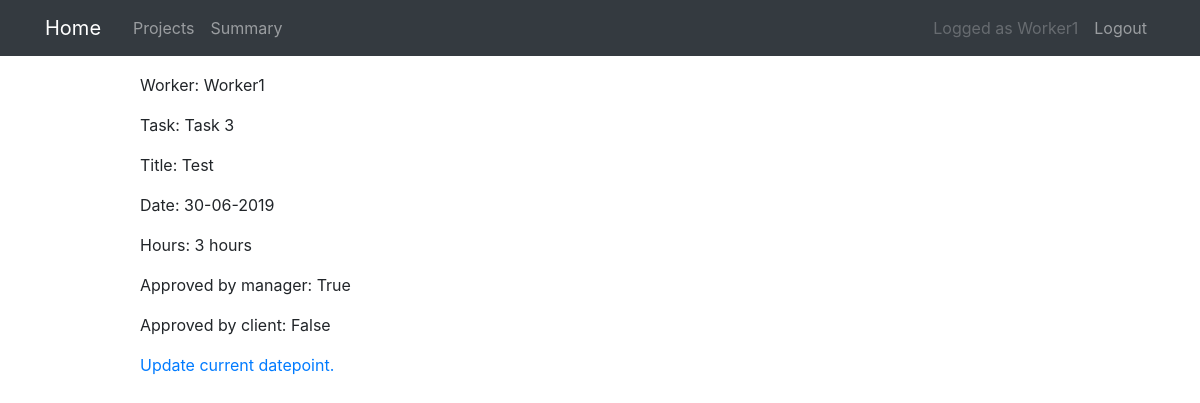
Screenshot of /datepoint/70/ (signed in) with the database file from the repository.
### projects/models.py (models this page shows, shortened)
class DatePoint(models.Model):
    task = models.ForeignKey(Task, on_delete=models.CASCADE)
    worker = models.ForeignKey(User, on_delete=models.CASCADE)
    title = models.CharField(max_length=100)
    description = models.CharField(max_length=100, blank=True)
    url = models.URLField(blank=True)
    worked_time = models.PositiveIntegerField()
    worked_date = models.DateField()
    date_created = models.DateTimeField(auto_now=True)
    approved_manager = models.BooleanField(default=False)
    approved_client = models.BooleanField(default=False)

class Task(models.Model):
    title = models.CharField(max_length=100)
    project = models.ForeignKey(ProjectPhase, on_delete=models.CASCADE)
    description = models.TextField(blank=True)

### projects/views.py (the view)
class DatePointDetailView(
    LoginRequiredMixin,
    PermissionRequiredMixin,
    UserBelongsToProjectMixin,
    DetailView,
):
    model = DatePoint
    pk_url_kwarg = "datepoint_pk"
    permission_required = "projects.view_datepoint"
    def test_func(self):
        if self.request.user.groups.filter(name="Worker").exists():
            return DatePoint.objects.filter(
                worker=self.request.user, id=self.kwargs["datepoint_pk"]
            ).exists()
        else:
            return super(DatePointDetailView, self).test_func()

### projects/templates/projects/datepoint_detail.html (shortened to what this page needs)
{% extends "projects/base.html" %}
{% block content %}
<p>Worker: {{ object.worker }} </p>
<p>Task: {{ object.task.title }} </p>
<p>Title: {{ object.title }} </p>
<p>Date: {{ object.worked_date|date:'d-m-Y' }} </p>
<p>Hours: {{ object.worked_time }} hours</p>
<p id="approved_manager">Approved by manager: {{ object.approved_manager }}</p>
{% if object.task.project.project.client.exists %}
<p id="approved_client">Approved by client: {{ object.approved_client }}</p>
{% endif %}
{% ifequal user.groups.all.0|stringformat:"s" 'Worker' %}
{% if object.approved_client is False %}
<a href="{% url 'datepoint-update' object.id %}">Update current datepoint.</a>
{% endif %}
{% endifequal %}
{% endblock content %}

### projects/templates/projects/base.html (shortened to what this page needs)
{% load static %}
<!DOCTYPE html>
<html>
<head>
  <link rel="stylesheet" href="https://maxcdn.bootstrapcdn.com/bootstrap/4.0.0/css/bootstrap.min.css"
>
  <link rel="stylesheet" type="text/css" href="{% static 'projects/main.css' %}">
</head>
<body>
  <header>
    <nav class="navbar navbar-expand-md navbar-dark bg-dark">
      <div class="container">
        <a class="navbar-brand mr-4" href="{% url 'project-home' %}">Home</a>
        <div class="collapse navbar-collapse" id="navbarToggle">
          <div class="navbar-nav mr-auto">
            {% if user.is_authenticated %}
            {% if perms.projects.view_project %}
            {% if not request.user.is_staff %}
            <a class="nav-item nav-link" href="{% url 'project-list' %}">Projects</a>
            {% endif %}
            {% endif %}
            {% endif %}
            {% ifequal user.groups.all.0|stringformat:"s" 'Worker' %}
            <a class="nav-link" href="{% url 'worker-summary' user.id %}">Summary</a>
            {% endifequal %}
          </div>
          <div class="navbar-nav">
            {% if user.is_authenticated %}
            <a class="nav-link disabled" href="#">Logged as {{ user.username }}</a>
            <a class="nav-item nav-link" href="{% url 'logout' %}">Logout</a>
            {% else %}
            <a class="nav-item nav-link" href="{% url 'login' %}">Login</a>
            {% endif %}
          </div>
        </div>
      </div>
    </nav>
  </header>
  <main class="container">
    <div class="row">
      <div class="col-1">
      </div>
      <div class="col-10">
        {% block content %}{% endblock %}
      </div>
      <div class="col-1"></div>
    </div>
  </main>
</body>
</html>

### projects/static/projects/main.css (style rules this page uses)
.navbar { margin-bottom: 2ex; }

### rows the page displays
DatePoint: worker "Worker1", task "Task 3", title "Test", worked_date "30-06-2019", worked_time "3", approved_manager "True", approved_client "False"

### other values shown
{{ user.username }} "Worker1"
